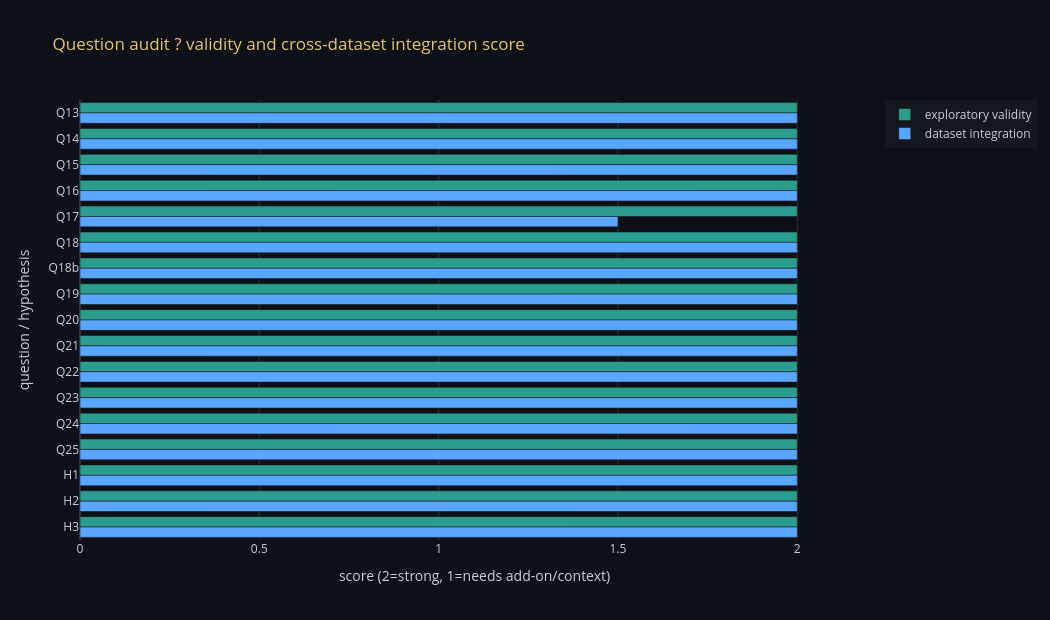

Write notebook code for a chart like this one.
### Code cell
# QUESTION_VALIDITY_REVIEW ? audit every analysis question before adding extra visuals.
question_review = pd.DataFrame([
    {'section':'Q13', 'question':'Did metro expansion move toward denser population?', 'valid_exploratory':'Yes', 'multi_dataset':'Yes', 'datasets_joined':'S3 metro + S6 district population years', 'review':'Stronger after revision: tests each station opening against the closest available district population year instead of a fixed 2018 hex snapshot.'},
    {'section':'Q14', 'question':'Did post-2014 metro reach Phase-1 ghost terminals?', 'valid_exploratory':'Yes', 'multi_dataset':'Yes', 'datasets_joined':'S3 metro + Phase 1 underused terminals + terminal geographies', 'review':'Strong: directly tests whether new investment covers a Phase-1 gap.'},
    {'section':'Q15', 'question':'Do metro stations connect to the bus/microbus terminal backbone?', 'valid_exploratory':'Yes', 'multi_dataset':'Yes', 'datasets_joined':'S3 metro + Phase 1 terminal geographies + terminal route/flow/underuse metrics', 'review':'Stronger replacement: uses the Phase 1 terminal layer honestly as a single-year integration baseline, not as a fake bus-network time series.'},
    {'section':'Q16', 'question':'Did fastest-growing districts receive new-mode coverage?', 'valid_exploratory':'Yes', 'multi_dataset':'Yes', 'datasets_joined':'S6 districts + S3/S4/S5 integrated stations', 'review':'Strong: connects demographic growth to infrastructure coverage.'},
    {'section':'Q17', 'question':'Are dense hexes also underserved?', 'valid_exploratory':'Yes', 'multi_dataset':'Mostly Phase 1', 'datasets_joined':'Phase 1 population + Phase 1 underserved score', 'review':'Stronger after add-on: moves beyond correlation by naming, ranking, and mapping the exact dense-and-underserved H3 target cells.'},
    {'section':'Q18', 'question':'Does informal share vary with density and motorization?', 'valid_exploratory':'Yes', 'multi_dataset':'Yes', 'datasets_joined':'Phase 1 modal share + Phase 1 population hexes + S7 vehicles', 'review':'Strong after S7 motorization context: tests whether informal transport is demand- or car-substitution driven.'},
    {'section':'Q18b', 'question':'Which new modes close Phase-1 structural gaps?', 'valid_exploratory':'Yes', 'multi_dataset':'Yes', 'datasets_joined':'S3/S4/S5 modes + four Phase-1 gap geographies', 'review':'One of the strongest thesis cells: mode-by-gap coverage matrix.'},
    {'section':'Q19', 'question':'Does GTFS cover the formal network we saw in Phase 1, and where does informal demand remain outside it?', 'valid_exploratory':'Yes', 'multi_dataset':'Yes', 'datasets_joined':'GTFS routes/stops + Phase 1 formal/informal route inventory + Phase 1 stop-level formal/informal boarding', 'review':'Stronger: directly merges the published formal feed with Phase 1 formal and informal evidence to locate the product data gap.'},
    {'section':'Q20', 'question':'Does BRT sit on pre-existing informal demand?', 'valid_exploratory':'Yes', 'multi_dataset':'Yes', 'datasets_joined':'S5 BRT + Phase 1 informal boarding/stop data', 'review':'Strong: distinguishes demand-responsive BRT from greenfield planning.'},
    {'section':'Q21', 'question':'Is informal travel more expensive per km than formal travel?', 'valid_exploratory':'Yes', 'multi_dataset':'Yes', 'datasets_joined':'S1 GTFS fares/shapes + Phase 1 route lengths/vehicle types', 'review':'Strong affordability angle, with method caveat for approximated informal fare.'},
    {'section':'Q22', 'question':'Which districts receive fewer metro stations than population predicts?', 'valid_exploratory':'Yes', 'multi_dataset':'Yes', 'datasets_joined':'S6 district population/centroids + S3 metro stations', 'review':'Strong: produces an interpretable priority ranking.'},
    {'section':'Q23', 'question':'Is Adly Mansour genuinely multimodal or just politically selected?', 'valid_exploratory':'Yes', 'multi_dataset':'Yes', 'datasets_joined':'Integrated formal modes + Phase 1 informal terminals', 'review':'Strong node-level synthesis; random benchmark prevents overclaiming.'},
    {'section':'Q24', 'question':'Can districts be segmented into rollout/market archetypes?', 'valid_exploratory':'Yes', 'multi_dataset':'Yes', 'datasets_joined':'S6 demographics + S3/S4/S5 coverage + Phase 1 informal stops', 'review':'Strong exploratory clustering; useful for Masari prioritization if caveats are kept.'},
    {'section':'Q25', 'question':'Where should Masari connect informal demand into the formal network?', 'valid_exploratory':'Yes', 'multi_dataset':'Yes', 'datasets_joined':'Phase 1 informal stop demand + Phase 2 GTFS/Metro/LRT/BRT formal nodes', 'review':'Product-defining bridge question: visualizes the exact connector layer between System B demand and System A access points.'},
    {'section':'H1', 'question':'Do dense districts receive fewer stations per capita, and is the mismatch spatially clustered?', 'valid_exploratory':'Yes', 'multi_dataset':'Yes', 'datasets_joined':'Q24 district features + spatial centroids', 'review':'Strong inferential extension of Q22/Q24.'},
    {'section':'H2', 'question':'Does LRT have a catchment-population deficit versus recent metro?', 'valid_exploratory':'Yes', 'multi_dataset':'Yes', 'datasets_joined':'S4 LRT + S3 metro + Phase 1 population hexes', 'review':'Strong hypothesis test; directly supports the empty-corridor finding.'},
    {'section':'H3', 'question':'Does BRT align with informal demand better than random corridors?', 'valid_exploratory':'Yes', 'multi_dataset':'Yes', 'datasets_joined':'S5 BRT + Phase 1 informal boarding demand', 'review':'Strong positive-counterexample hypothesis.'},
])
show_df(question_review, title='Question validity audit ? does each question add value and merge datasets?',
        caption='Partial questions are kept only because the added visuals below tie them back to Phase-1 gaps or formal/informal asymmetry.',
        highlight_col='multi_dataset', max_rows=20)

score_map = {'Yes': 2, 'Partial': 1, 'Weak before add-on': 1, 'Mostly Phase 1': 1.5}
plot_review = question_review.copy()
plot_review['valid_score'] = plot_review['valid_exploratory'].map(score_map).fillna(0)
plot_review['merge_score'] = plot_review['multi_dataset'].map(score_map).fillna(0)
fig = go.Figure()
fig.add_trace(go.Bar(y=plot_review['section'], x=plot_review['valid_score'], orientation='h', name='exploratory validity', marker_color='#2A9D8F'))
fig.add_trace(go.Bar(y=plot_review['section'], x=plot_review['merge_score'], orientation='h', name='dataset integration', marker_color='#58A6FF'))
fig.update_layout(template='plotly_dark', paper_bgcolor=BG, plot_bgcolor=BG, barmode='group',
    title=dict(text='Question audit ? validity and cross-dataset integration score', font=dict(color='#E9C46A')),
    xaxis=dict(title='score (2=strong, 1=needs add-on/context)', range=[0,2.2], color=TXT),
    yaxis=dict(title='question / hypothesis', color=TXT, autorange='reversed'),
    font=dict(color=TXT), height=620, width=1050,
    legend=dict(bgcolor='rgba(22,27,34,0.7)', bordercolor='rgba(88,166,255,0.2)'))
fig.show()

### Figure 1 — Plotly figure (JSON) as saved in the notebook; plotly's stock layout.template omitted (floating-point values rounded to 4 significant figures)
{"data": [{"marker": {"color": "#2A9D8F"}, "name": "exploratory validity", "orientation": "h", "type": "bar", "x": [2.0, 2.0, 2.0, 2.0, 2.0, 2.0, 2.0, 2.0, 2.0, 2.0, 2.0, 2.0, 2.0, 2.0, 2.0, 2.0, 2.0], "y": ["Q13", "Q14", "Q15", "Q16", "Q17", "Q18", "Q18b", "Q19", "Q20", "Q21", "Q22", "Q23", "Q24", "Q25", "H1", "H2", "H3"]}, {"marker": {"color": "#58A6FF"}, "name": "dataset integration", "orientation": "h", "type": "bar", "x": [2.0, 2.0, 2.0, 2.0, 1.5, 2.0, 2.0, 2.0, 2.0, 2.0, 2.0, 2.0, 2.0, 2.0, 2.0, 2.0, 2.0], "y": ["Q13", "Q14", "Q15", "Q16", "Q17", "Q18", "Q18b", "Q19", "Q20", "Q21", "Q22", "Q23", "Q24", "Q25", "H1", "H2", "H3"]}], "layout": {"barmode": "group", "font": {"color": "#C9D1D9"}, "height": 620, "legend": {"bgcolor": "rgba(22,27,34,0.7)", "bordercolor": "rgba(88,166,255,0.2)"}, "paper_bgcolor": "#0D1117", "plot_bgcolor": "#0D1117", "title": {"font": {"color": "#E9C46A"}, "text": "Question audit ? validity and cross-dataset integration score"}, "width": 1050, "xaxis": {"color": "#C9D1D9", "range": [0, 2.2], "title": {"text": "score (2=strong, 1=needs add-on/context)"}}, "yaxis": {"autorange": "reversed", "color": "#C9D1D9", "title": {"text": "question / hypothesis"}}}}
